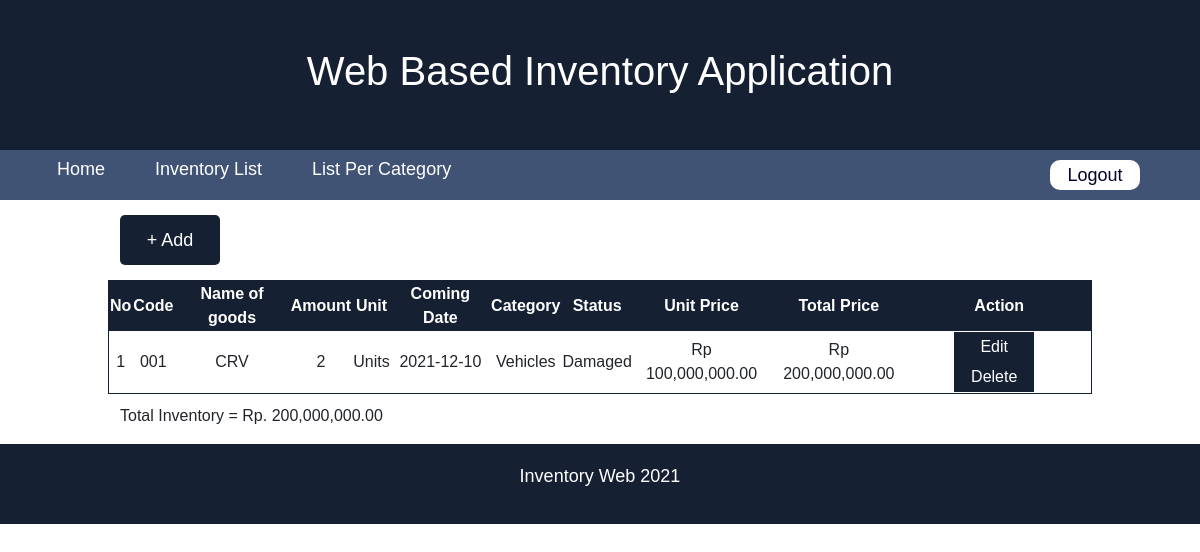
The page /list-inventory.php?tag=Vehicles (signed in) on the database as committed earlier.
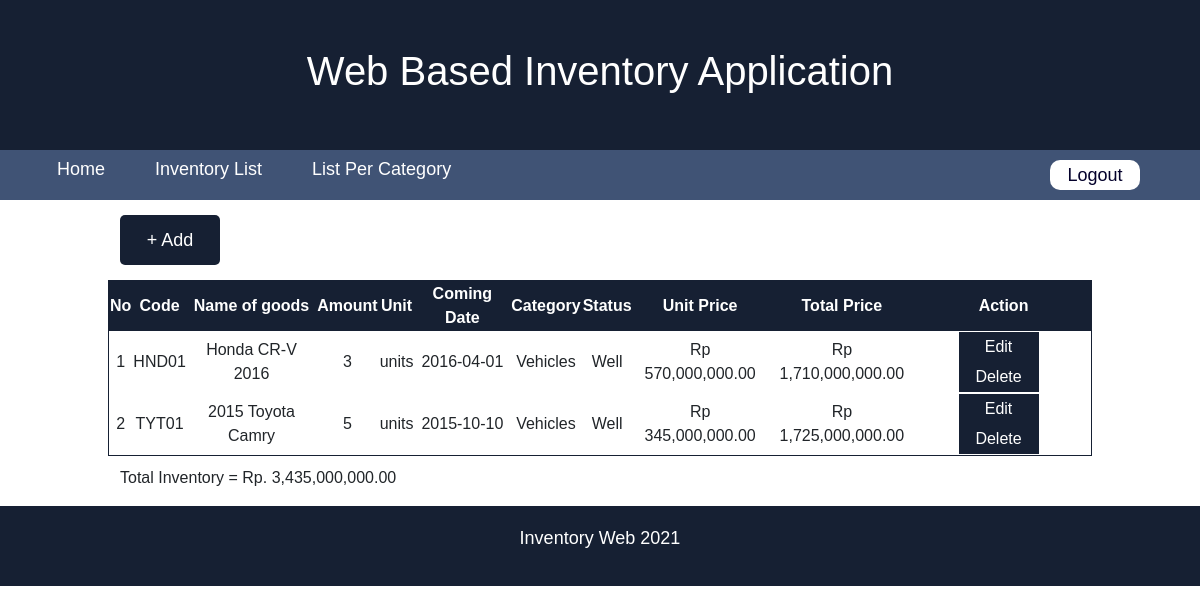
The same page on the database as committed later.
### tables this page shows
CREATE TABLE `inventory` (
  `item_id` varchar(10) NOT NULL,
  `item_name` varchar(30) NOT NULL,
  `amount` int(11) NOT NULL,
  `unit` varchar(15) NOT NULL,
  `arrival_date` date NOT NULL,
  `category` varchar(20) NOT NULL,
  `item_status` varchar(20) NOT NULL,
  `price` int(20) NOT NULL
);

### list-inventory.php (the view, shortened to what this page needs)
<!DOCTYPE html>
<html lang="en">
<head>
    <link href="https://cdn.jsdelivr.net/npm/bootstrap@5.1.3/dist/css/bootstrap.min.css" rel="stylesheet">
    <link rel="stylesheet" href="css-inventory.css">
    <link rel="stylesheet" href="nav.css">
</head>
<body>
    <div class="header">
        <h1>Web Based Inventory Application</h1>
    </div>
    <div class="nav-container">
        <ul class="nav-item">
            <li><a href="home.php">Home</a></li>
            <li><a href="list-inventory.php">Inventory List</a></li>
            <li>
                <div class="dropdown">
                    <a href="">List Per Category</a>
                </div>
            </li>
        </ul>
        <?php
      if(empty($_SESSION['username'])){
        echo "<a href='login.php'><button class='sign-in'>Sign In</button></a>";
      }else{
        echo "<a href='logout.php'><button class='sign-in'>Logout</button></a>";
      }
    ?>
    </div>
    <div class="content-container">
        <div class="row">
            <div class="col-2">
                <a href="add-form.php"><button class="btn-add">+ Add</button></a>
            </div>
        </div>
        <div class="row">
            <table>
                <tr>
                    <th>No</th>
                    <th>Code</th>
                    <th>Name of goods</th>
                    <th>Amount</th>
                    <th>Unit</th>
                    <th>Coming Date</th>
                    <th>Category</th>
                    <th>Status</th>
                    <th>Unit Price</th>
                    <th>Total Price</th>
                    <th>Action</th>
                </tr>
        <?php
            include 'db/connect.php';
            $totalPrice=0;
            $no=0;
            if(isset($_GET['tag'])){
                $tag = $_GET['tag'];
                $sql = "SELECT * FROM inventory WHERE category='$tag'";
            }else{
                $sql = "SELECT * FROM inventory";
            }
            $query = $connection->query($sql);
            while($data = $query->fetch_object()){
                $itemId = $data->item_id;
                $itemName = $data->item_name;
                $amount = $data->amount;
                $unit = $data->unit;
                $coming = $data->arrival_date;
                $category = $data->category;
                $itemStatus = $data->item_status;
                $price = $data->price;
                $total=$price*$amount;
                $totalPrice+=$total;
                $formattedPrice = number_format($price, 2);
                $formattedTotal = number_format($total, 2);
        ?>
                <tr>
                    <td><?php echo ++$no ?></td>
                    <td><?php echo $itemId ?></td>
                    <td><?php echo $itemName ?></td>
                    <td><?php echo $amount ?></td>
                    <td><?php echo $unit ?></td>
                    <td><?php echo $coming ?></td>
                    <td><?php echo $category ?></td>
                    <td><?php echo $itemStatus ?></td>
                    <td><?php echo "Rp $formattedPrice" ?></td>
                    <td><?php echo "Rp $formattedTotal" ?></td>
                    <td>
                        <a href="edit-form.php?id=<?php echo $itemId ?>"><button class="btn-form">Edit</button></a>
                        <a href="delete-confirm.php?id=<?php echo $itemId ?>"><button class="btn-form">Delete</button></a>
                    </td>
                </tr>
            <?php
            }
            $formattedTotalPrice = number_format($totalPrice, 2);
            ?>
            </table>
        </div>
        <div class="row">
            <p>Total Inventory = Rp. <?php echo $formattedTotalPrice ?></p>
        </div>
    </div>
    <div class="footer">
        <p>Inventory Web 2021</p>
    </div>
</body>
</html>

Rows that differ between the two databases and show on the page:
removed inventory: item_id "001", item_name "CRV", amount "2", unit "Units", arrival_date "2021-12-10", category "Vehicles", item_status "Damaged", price "100,000,000.00", formattedTotal "200,000,000.00"
added inventory: item_id "HND01", item_name "Honda CR-V 2016", amount "3", unit "units", arrival_date "2016-04-01", category "Vehicles", item_status "Well", price "570,000,000.00", formattedTotal "1,710,000,000.00"
added inventory: item_id "TYT01", item_name "2015 Toyota Camry", amount "5", unit "units", arrival_date "2015-10-10", category "Vehicles", item_status "Well", price "345,000,000.00", formattedTotal "1,725,000,000.00"
Other text that changed with them:
$formattedTotalPrice: "200,000,000.00" → "3,435,000,000.00"
